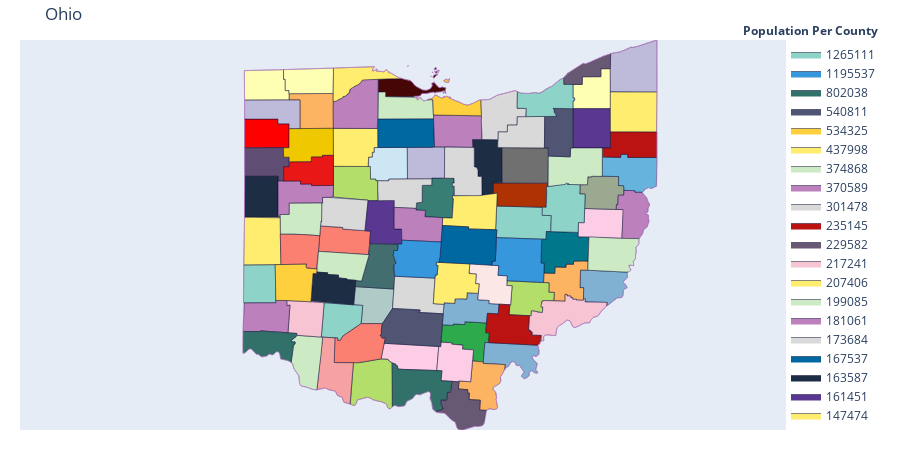

Notebook source saved alongside this figure:
### Code cell
iplot(fig, filename='chloropleth_map_creation')
